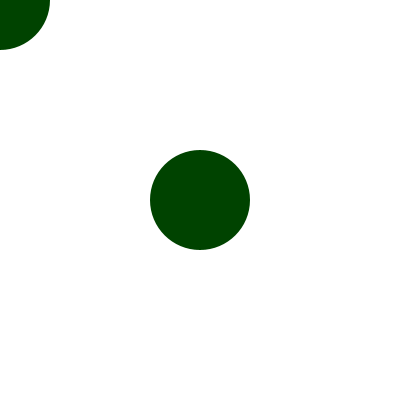
Frame 1 (no input)
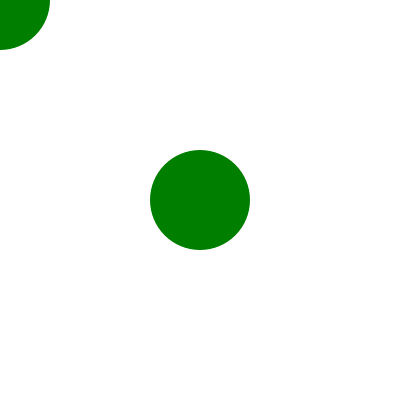
Frame 60 (the mouse pressed at the canvas centre just before this capture)
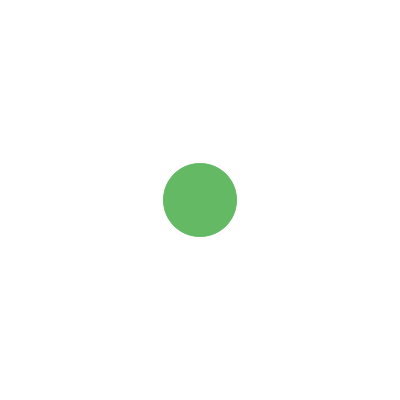
Frame 120 (the mouse held since frame 60 and released just before this capture)

The Processing sketch that drew these frames (run headless with seeded random() and noise(); from frame 60 on, the mouse is pressed at the canvas centre):

// Processing sketch: zhaorachel_LATE_1742_344076_part_1
// ── zhaorachel_LATE_1742_344076_part_1.pde
// Quiz Part 1: Moving Color Display
// Fill in the missing code to complete this interactive sketch

// Declare color component variables
float r;  // Red value 
float g;  // Green value
float b;  // Blue value
float circleSize;

void setup() {
  // Set the canvas size to 400x400
  size(400, 400); // 1/1
  noStroke();
  
  // Initialize variables with random values between 0-255
  r = random(255);
  g = random(255);
  b = random(255);
  circleSize = 100;
  // 1/1
}

void draw() {
  // Set the background
  background(255);
  
  // Update color values based on mouse position
  r = mouseX/2;  // As mouse moves right, red increases
  b = mouseY/2;  // As mouse moves down, blue increases
  g = g + 1;     // Green constantly increases
  // 1/1
  
  // Fill in the blank below to explain the purpose/function of this line
  g = g % 255;
  // EXPLANATION: finds the remainder (0) when g is divided by 255 using mod and ensuring it stays within a 0-255 range
  // 1/1
  
  // Set fill color using our variables
  fill(r, g, b);
  // 1/1
  
  // Draw circles of different sizes (use circleSize variable).
  // One circle should be at center of canvas, the other following the mouse.
  circle(200, 200, circleSize);
  circle(mouseX, mouseY, circleSize);
  // 1/2 circles should be different sizes. should use height and width
  // system variables to center circle
  
  // Print current color values on separate lines
  println("Red: " + r);
  println("Green: " + g);
  println("Blue: " + b);
  // 2/2
}

void mousePressed() {
  // When mouse is pressed, give circleSize a random value 
  // between 50 and 150
  circleSize = random(50, 150);
  // 1/1
}

// TOTAL: 9/10
